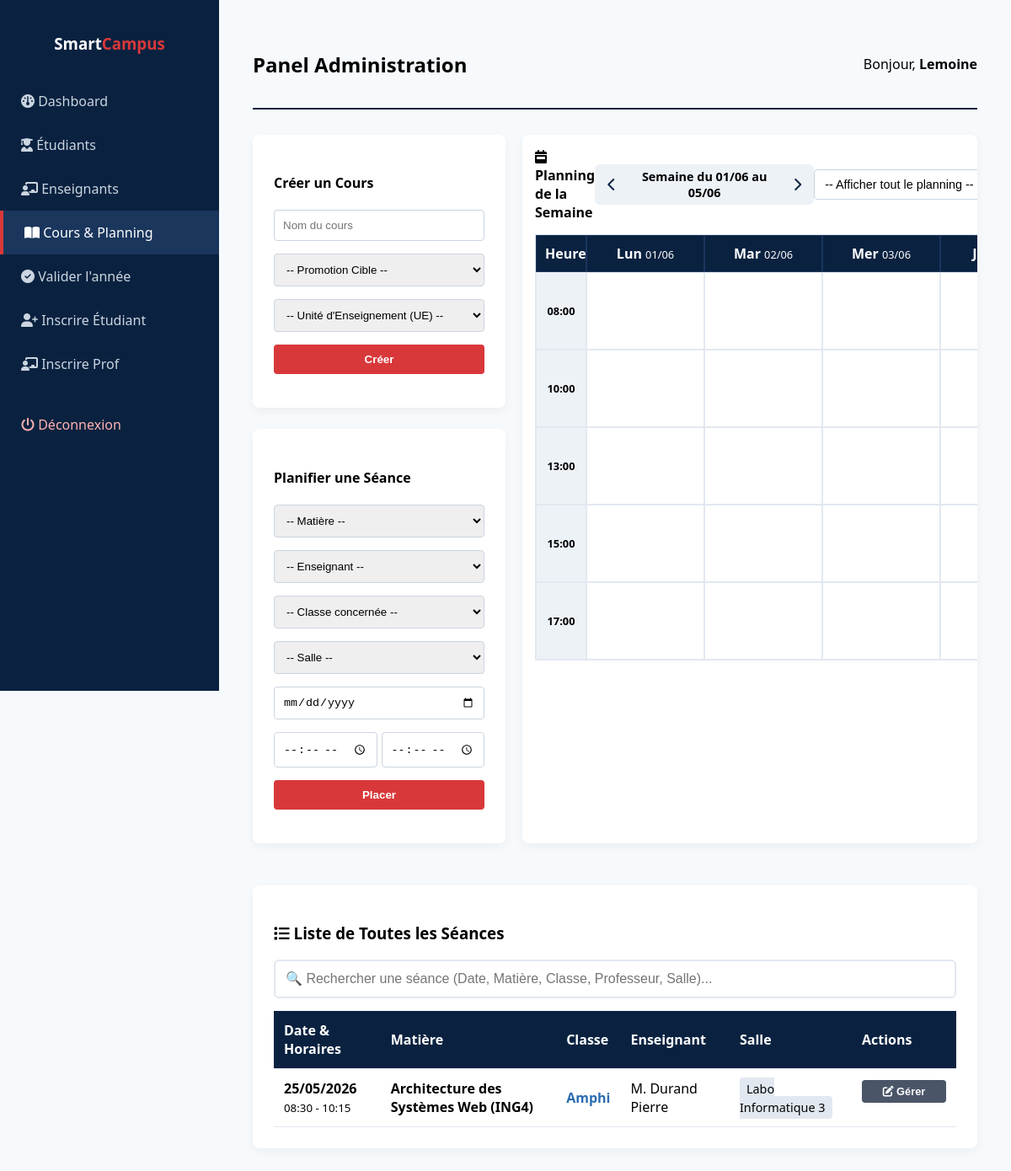
The app's page /dashboard_admin.php?week=1 (signed in) with its own data.
### tables this page shows
CREATE TABLE `sessions_cours` (
  `id` int(11) NOT NULL,
  `cours_id` int(11) NOT NULL,
  `enseignant_id` int(11) NOT NULL,
  `salle_id` int(11) NOT NULL,
  `date_cours` date NOT NULL,
  `heure_debut` time NOT NULL,
  `heure_fin` time NOT NULL,
  `groupe_td_id` int(11) DEFAULT NULL
);

CREATE TABLE `cours` (
  `id` int(11) NOT NULL,
  `ue_id` int(11) NOT NULL,
  `nom_cours` varchar(150) NOT NULL,
  `cours_prerequis_id` int(11) DEFAULT NULL
);

CREATE TABLE `utilisateurs` (
  `id` int(11) NOT NULL,
  `email` varchar(150) NOT NULL,
  `mot_de_pass` varchar(255) NOT NULL,
  `nom` varchar(100) NOT NULL,
  `prenom` varchar(100) NOT NULL,
  `role` enum('etudiant','enseignant','admin') NOT NULL,
  `date_creation` timestamp NOT NULL DEFAULT CURRENT_TIMESTAMP
);

CREATE TABLE `salles` (
  `id` int(11) NOT NULL,
  `nom_salle` varchar(50) NOT NULL,
  `type_salle` enum('Amphi','TD','TP') NOT NULL,
  `capacite_max` int(11) NOT NULL
);

### dashboard_admin.php (the view, shortened to what this page needs)
<?php
require_once 'config.php';
try {
    $promos = $pdo->query("SELECT id FROM promotions")->fetchAll();
    foreach ($promos as $p) {
        $p_id = $p['id'];
        $amphi_count = $pdo->query("SELECT COUNT(*) FROM amphis WHERE promotion_id = $p_id")->fetchColumn();
        if ($amphi_count == 0) {
            for ($i = 1; $i <= 3; $i++) {
                $pdo->prepare("INSERT INTO amphis (nom, promotion_id) VALUES (?, ?)")->execute(["Amphi " . $i, $p_id]);
                $amphi_id = $pdo->lastInsertId();
                $start_td = ($i - 1) * 2 + 1;
                for ($j = $start_td; $j <= $start_td + 1; $j++) {
                    $pdo->prepare("INSERT INTO groupes_td (nom, amphi_id) VALUES (?, ?)")->execute(["TD" . $j, $amphi_id]);
                }
            }
        }
    }
} catch (Exception $e) {  }
try {
    $week_offset = isset($_GET['week']) ? intval($_GET['week']) : 0;
    $monday = new DateTime('monday this week');
    if ($week_offset !== 0) {
        $monday->modify($week_offset . ' weeks');
    }
    $all_sessions_list = $pdo->query("SELECT s.*, c.nom_cours, u.nom AS prof_nom, u.prenom AS prof_prenom, sl.nom_salle, g.nom AS groupe_nom, p.nom_promotion FROM sessions_cours s JOIN cours c ON s.cours_id = c.id JOIN utilisateurs u ON s.enseignant_id = u.id JOIN salles sl ON s.salle_id = sl.id LEFT JOIN groupes_td g ON s.groupe_td_id = g.id LEFT JOIN amphis a ON g.amphi_id = a.id LEFT JOIN promotions p ON a.promotion_id = p.id ORDER BY s.date_cours DESC, s.heure_debut DESC")->fetchAll();
} catch (PDOException $e) {
    $msg_status = "<div class='alert error'>Erreur : " . $e->getMessage() . "</div>";
}
?>
<!DOCTYPE html>
<html lang="fr">
<head>
    <link rel="stylesheet" href="https://cdnjs.cloudflare.com/ajax/libs/font-awesome/6.4.0/css/all.min.css">
</head>
<body>
<div class="sidebar">
    <h3>Smart<span>Campus</span></h3>
    <ul class="sidebar-menu">
        <li><a id="btn-dashboard" class="active" onclick="switchTab('dashboard')"><i class="fa-solid fa-gauge"></i> Dashboard</a></li>
        <li><a id="btn-students" onclick="switchTab('students')"><i class="fa-solid fa-user-graduate"></i> Étudiants</a></li>
        <li><a id="btn-teachers" onclick="switchTab('teachers')"><i class="fa-solid fa-chalkboard-user"></i> Enseignants</a></li>
        <li><a id="btn-courses_schedule" onclick="switchTab('courses_schedule')"><i class="fa-solid fa-book-open"></i> Cours & Planning</a></li>
        <li><a id="btn-validation_annee" onclick="switchTab('validation_annee')"><i class="fa-solid fa-circle-check"></i> Valider l'année</a></li>
        <li><a id="btn-inscription" onclick="switchTab('inscription')"><i class="fa-solid fa-user-plus"></i> Inscrire Étudiant</a></li>
        <li><a id="btn-inscription_prof" onclick="switchTab('inscription_prof')"><i class="fa-solid fa-chalkboard-user"></i> Inscrire Prof</a></li>
        <li><a href="deconnexion.php" style="color:#FEB2B2; margin-top:20px;"><i class="fa-solid fa-power-off"></i> Déconnexion</a></li>
    </ul>
</div>
<div class="main-content">
    <div class="header-panel">
        <h2>Panel Administration</h2>
        <span>Bonjour, <strong><?php echo htmlspecialchars($_SESSION['user_nom']); ?></strong></span>
    </div>
    <div id="tab-courses_schedule" class="tab-content">
        <div class="schedule-container">
            <div class="schedule-form">
                <div class="card">
                    <h4>Créer un Cours</h4>
                    <form method="POST">
                        <input type="text" name="nom_cours" required placeholder="Nom du cours">
                        <select name="promotion_id" required>
                            <option value="">-- Promotion Cible --</option>
                        </select>
                        <select name="ue_id" required>
                            <option value="">-- Unité d'Enseignement (UE) --</option>
                        </select>
                        <button type="submit" name="creer_cours">Créer</button>
                    </form>
                </div>
                <div class="card">
                    <h4>Planifier une Séance</h4>
                    <form method="POST">
                        <select name="cours_id" required>
                            <option value="">-- Matière --</option>
                        </select>
                        <select name="enseignant_id" required>
                            <option value="">-- Enseignant --</option>
                        </select>
                        <select name="cible_cours" required>
                            <option value="">-- Classe concernée --</option>
                        </select>
                        <select name="salle_id" required>
                            <option value="">-- Salle --</option>
                        </select>
                        <input type="date" name="date_cours" required>
                        <div style="display:flex; gap:5px;">
                            <input type="time" name="heure_debut" required>
                            <input type="time" name="heure_fin" required>
                        </div>
                        <button type="submit" name="planifier_session">Placer</button>
                    </form>
                </div>
            </div>
            <div class="schedule-grid-wrapper card">
                <div style="display:flex; justify-content:space-between; align-items:center; margin-bottom: 15px;">
                    <h4 style="margin:0;"><i class="fa-solid fa-calendar-week"></i> Planning de la Semaine</h4>
                    <div style="display:flex; align-items:center; gap:15px; background:#EDF2F7; padding:5px 15px; border-radius:6px;">
                        <a href="?week=<?php echo $week_offset - 1; ?>" class="btn-nav-week" title="Semaine précédente" style="color:var(--bleu-ecole); text-decoration:none;"><i class="fa-solid fa-chevron-left"></i></a>
                        <span style="font-weight:bold; font-size:0.9em; min-width:180px; text-align:center;">
                            Semaine du <?php echo $monday->format('d/m'); ?> au <?php echo (clone $monday)->modify('+4 days')->format('d/m'); ?>
                        </span>
                        <a href="?week=<?php echo $week_offset + 1; ?>" class="btn-nav-week" title="Semaine suivante" style="color:var(--bleu-ecole); text-decoration:none;"><i class="fa-solid fa-chevron-right"></i></a>
                    </div>
                    <select id="scheduleFilter" onchange="applyScheduleFilter()" style="width: 280px; padding: 8px; border: 1px solid #CBD5E0; border-radius: 4px; margin:0; font-size:0.9em; background:white;">
                        <option value="ALL">-- Afficher tout le planning --</option>
                    </select>
                </div>
                <div class="weekly-grid">
                    <div class="grid-header">Heures</div>
                    <?php
                    $days_names = ['Lun', 'Mar', 'Mer', 'Jeu', 'Ven'];
                    for($i=0; $i<5; $i++):
                        $current_day = clone $monday;
                        if($i > 0) $current_day->modify("+$i days");
                    ?>
                        <div class="grid-header"><?php echo $days_names[$i] . ' <span style="font-weight:normal;font-size:0.8em;">' . $current_day->format('d/m') . '</span>'; ?></div>
                    <?php endfor; ?>
                    <?php $slots = ["08:00", "10:00", "13:00", "15:00", "17:00"];
                    foreach($slots as $slot):
                    ?>
                        <div class="time-slot"><?php echo $slot; ?></div>
                        <?php for($day=1; $day<=5; $day++): ?>
                            <div class="day-slot">
                            </div>
                        <?php endfor; ?>
                    <?php endforeach; ?>
                </div>
            </div>
        </div>
        <div class="card" style="margin-top: 25px;">
            <h3><i class="fa-solid fa-list"></i> Liste de Toutes les Séances</h3>
            <input type="text" id="searchSessionInput" placeholder="🔍 Rechercher une séance (Date, Matière, Classe, Professeur, Salle)..." onkeyup="filterSessions()" style="padding: 12px; width: 100%; box-sizing: border-box; font-size: 1em; border: 2px solid #E2E8F0; border-radius: 6px; margin-bottom: 15px;">
            <table id="sessionsTable">
                <thead>
                    <tr><th>Date & Horaires</th><th>Matière</th><th>Classe</th><th>Enseignant</th><th>Salle</th><th>Actions</th></tr>
                </thead>
                <tbody>
                    <?php foreach($all_sessions_list as $sess): ?>
                    <tr>
                        <td>
                            <strong><?php echo date('d/m/Y', strtotime($sess['date_cours'])); ?></strong><br>
                            <small><?php echo substr($sess['heure_debut'],0,5).' - '.substr($sess['heure_fin'],0,5); ?></small>
                        </td>
                        <td><strong><?php echo htmlspecialchars($sess['nom_cours']); ?></strong></td>
                        <td><span style="color:#2B6CB0; font-weight:bold;"><?php echo htmlspecialchars($sess['groupe_nom'] ? $sess['nom_promotion'].' - '.$sess['groupe_nom'] : 'Amphi '.$sess['nom_promotion']); ?></span></td>
                        <td>M. <?php echo htmlspecialchars($sess['prof_nom'].' '.$sess['prof_prenom']); ?></td>
                        <td><span style="background:#E2E8F0; padding:4px 8px; border-radius:4px; font-size: 0.9em;"><?php echo htmlspecialchars($sess['nom_salle']); ?></span></td>
                        <td style="width: 100px;">
                            <button class="btn-edit"
                                    data-json="<?php echo htmlspecialchars(json_encode($sess), ENT_QUOTES, 'UTF-8'); ?>"
                                    onclick="openEditSessionModal(JSON.parse(this.getAttribute('data-json')))">
                                <i class="fa-solid fa-pen-to-square"></i> Gérer
                            </button>
                        </td>
                    </tr>
                    <?php endforeach; ?>
                </tbody>
            </table>
        </div>
    </div>
</div>
</body>
</html>

### dashboard_admin.php (style rules this page uses)
:root { --bleu-ecole: #0A2240; --rouge-ecole: #D9383A; --gris-fond: #F7FAFC; }
body { font-family: 'Segoe UI', sans-serif; background: var(--gris-fond); margin: 0; display: flex; }
.sidebar { width: 260px; background: var(--bleu-ecole); color: white; height: 100vh; position: fixed; padding-top: 20px; }
.sidebar h3 { text-align: center; margin-bottom: 30px; }
.sidebar h3 span { color: var(--rouge-ecole); }
.sidebar-menu { list-style: none; padding: 0; }
.sidebar-menu li a { display: block; padding: 15px 25px; color: #CBD5E0; text-decoration: none; font-weight: 500; cursor: pointer; transition: 0.3s; }
.sidebar-menu li a:hover, .sidebar-menu li a.active { background: #1A365D; color: white; border-left: 4px solid var(--rouge-ecole); }
.main-content { margin-left: 260px; padding: 40px; width: calc(100% - 260px); box-sizing: border-box; }
.header-panel { display: flex; justify-content: space-between; align-items: center; border-bottom: 2px solid var(--bleu-ecole); padding-bottom: 15px; margin-bottom: 30px; }
.tab-content { display: none; }
.card { background: white; padding: 25px; border-radius: 8px; box-shadow: 0 4px 12px rgba(0,0,0,0.05); margin-bottom: 25px; }
table { width: 100%; border-collapse: collapse; }
th { background: var(--bleu-ecole); color: white; }
.btn-edit { background: #4A5568; color: white; padding: 6px 10px; border-radius: 4px; font-size: 0.8em; border: none; cursor: pointer; }
.schedule-container { display: flex; flex-wrap: wrap; gap: 20px; }
.schedule-form { flex: 1; min-width: 300px; max-width: 350px; }
.schedule-grid-wrapper { flex: 3; min-width: 0; background: white; padding: 15px; border-radius: 8px; overflow-x: auto; }
.weekly-grid { display: grid; grid-template-columns: 60px repeat(5, minmax(140px, 1fr)); border: 1px solid #E2E8F0; min-width: 760px; }
.grid-header { background: var(--bleu-ecole); color: white; padding: 10px; text-align: center; font-weight: bold; border: 1px solid #1A365D; }
.time-slot { background: #EDF2F7; padding: 5px; text-align: center; font-size: 0.8em; border: 1px solid #E2E8F0; display: flex; align-items: center; justify-content: center; font-weight: bold; }
.day-slot { min-height: 80px; border: 1px solid #E2E8F0; padding: 5px; background: white; }

### records on screen
sessions_cours: date_cours "25/05/2026", heure_debut "08:30", heure_fin "10:15", cours.nom_cours "Architecture des Systèmes Web (ING4)", nom_promotion "Amphi", enseignant.prenom "Durand Pierre", salle.nom_salle "Labo Informatique 3"

### other values on screen
$_SESSION['user_nom'] "Lemoine"
$monday->format('d/m') "01/06"
$days_names[$i] "Lun"
$current_day->format('d/m') "01/06"
$days_names[$i] "Mar"
$current_day->format('d/m') "02/06"
$days_names[$i] "Mer"
$current_day->format('d/m') "03/06"
$slot "08:00"
$slot "10:00"
$slot "13:00"
$slot "15:00"
$slot "17:00"
